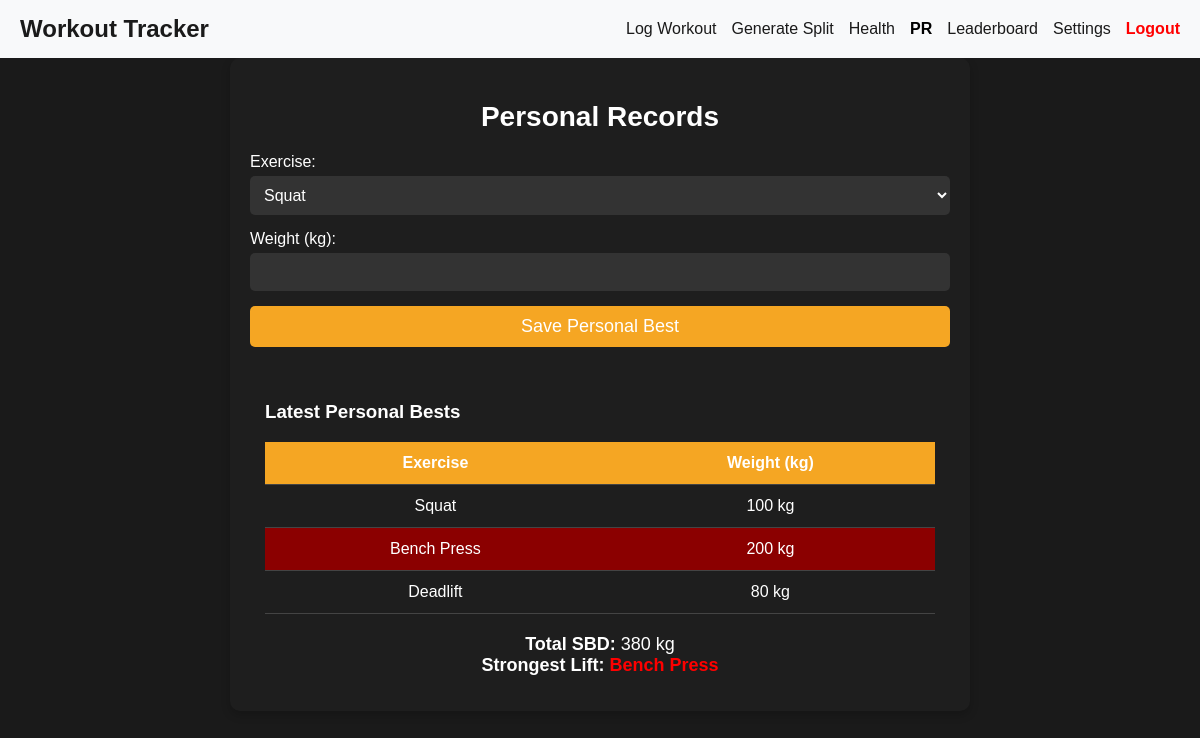
The app's page /personal_records (signed in) with its own data.
### tables this page shows
CREATE TABLE personal_records (
    id INTEGER PRIMARY KEY AUTOINCREMENT,
    user_id INTEGER NOT NULL,
    exercise TEXT NOT NULL,
    weight INTEGER NOT NULL,
    date TEXT DEFAULT NULL,
    FOREIGN KEY (user_id) REFERENCES users(user_id)
);

### app.py (the view, shortened to what this page needs)
@app.route("/personal_records", methods=["GET", "POST"])
@login_required
def personal_records():
    db = get_db()
    user_id = g.user["user_id"]
    records = db.execute(
        "SELECT exercise, weight, date FROM personal_records WHERE user_id = ?",
        (user_id,),
    ).fetchall()
    sbd = {"Squat": 0, "Bench Press": 0, "Deadlift": 0}
    for record in records:
        sbd[record["exercise"]] = record["weight"]
    total_sbd = sum(sbd.values())
    strongest_lift = max(sbd, key=sbd.get)
    return render_template(
        "pr.html",
        records=sbd,
        total_sbd=total_sbd,
        strongest_lift=strongest_lift
    )

### app.py (called while the page is built)
@app.before_request
def load_logged_in_user():
    user_id = session.get("user_id")
    if user_id:
        db = get_db()
        g.user = db.execute("SELECT * FROM users WHERE user_id = ?", (user_id,)).fetchone()
    else:
        g.user = None

def login_required(view):
    @wraps(view)
    def wrapped_view(*args, **kwargs):
        if g.user is None:
            return redirect(url_for("login", next=request.url))
        return view(*args, **kwargs)
    return wrapped_view

### database.py (called while the page is built)
def get_db():
    if "db" not in g:
        g.db = sqlite3.connect(DATABASE,
            detect_types=sqlite3.PARSE_DECLTYPES
        )
        g.db.row_factory = sqlite3.Row
    return g.db

### templates/pr.html (shortened to what this page needs)
{% extends "base.html" %}
{% block content %}
<div class="pr-container">
    <h2 class="pr-title">Personal Records</h2>
    <form method="POST" class="pr-form">
        <div class="pr-input-group">
            <label for="exercise">Exercise:</label>
            <select name="exercise" id="exercise" class="pr-select" required>
                <option value="Squat">Squat</option>
            </select>
        </div>
        <div class="pr-input-group">
            <label for="weight">Weight (kg):</label>
            <input type="number" name="weight" id="weight" class="pr-input" required>
        </div>
        <button type="submit" class="pr-button">Save Personal Best</button>
    </form>
    <div class="pr-results">
        <h3>Latest Personal Bests</h3>
        <table class="pr-table">
            <thead>
                <tr>
                    <th>Exercise</th>
                    <th>Weight (kg)</th>
                </tr>
            </thead>
            <tbody>
                {% for exercise, weight in records.items() %}
                <tr class="{% if exercise == strongest_lift %}strongest{% endif %}">
                    <td>{{ exercise }}</td>
                    <td>{{ weight }} kg</td>
                </tr>
                {% endfor %}
            </tbody>
        </table>
        <div class="pr-summary">
            <p><strong>Total SBD:</strong> {{ total_sbd }} kg</p>
            <p><strong>Strongest Lift:</strong> <span class="highlight">{{ strongest_lift }}</span></p>
        </div>
    </div>
</div>
{% endblock %}

### static/styles.css (style rules this page uses)
body { margin: 0; padding: 0; font-family: Arial, sans-serif; background-color: #1a1a1a; }
h1, p { margin: 0; }
.pr-container { max-width: 700px; margin: auto; padding: 20px; background: #1e1e1e; color: white; border-radius: 10px; box-shadow: 0px 4px 10px rgba(0, 0, 0, 0.2); }
.pr-title { text-align: center; font-size: 28px; font-weight: bold; margin-bottom: 20px; }
.pr-form { display: flex; flex-direction: column; gap: 15px; }
.pr-input-group { display: flex; flex-direction: column; gap: 5px; }
.pr-input, .pr-select { padding: 10px; font-size: 16px; border-radius: 5px; border: none; background: #333; color: white; }
.pr-button { background: #f5a623; color: white; border: none; padding: 10px; font-size: 18px; border-radius: 5px; cursor: pointer; }
.pr-results { margin-top: 20px; padding: 15px; border-radius: 10px; }
.pr-table { width: 100%; border-collapse: collapse; margin-top: 10px; }
.pr-table th, .pr-table td { padding: 12px; text-align: center; border-bottom: 1px solid #444; }
.pr-table th { background: #f5a623; color: white; }
.pr-table tr.strongest { background: darkred; }
.pr-summary { margin-top: 20px; font-size: 18px; text-align: center; }
.highlight { font-weight: bold; color: red; }

### records on screen
personal_records: exercise "Squat", weight "100"
personal_records: exercise "Bench Press", weight "200"
personal_records: exercise "Deadlift", weight "80"

### other values on screen
{{ total_sbd }} "380"
